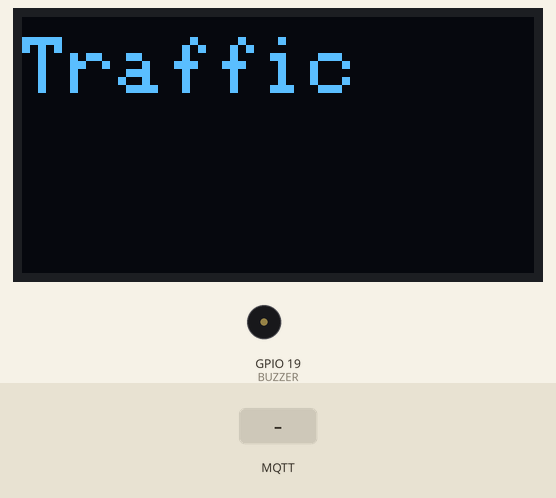
This sketch was run on a simulated ESP32. On the bench: 128×64 one-colour display, buzzer (waves = sounding, pin HIGH). The inputs (shaded band) are chosen by the test bench. WiFi joins after 1.5 s; servers stay silent unless stated; random numbers use the default seed unless the sketch sets one; no MQTT or app messages arrive unless stated; what the sketch prints to the serial monitor is not drawn.

Above: at 2.7 s.
2.8 s: MQTT message "car/alert" arrives on the first subscribed topic
At 4.7 s:
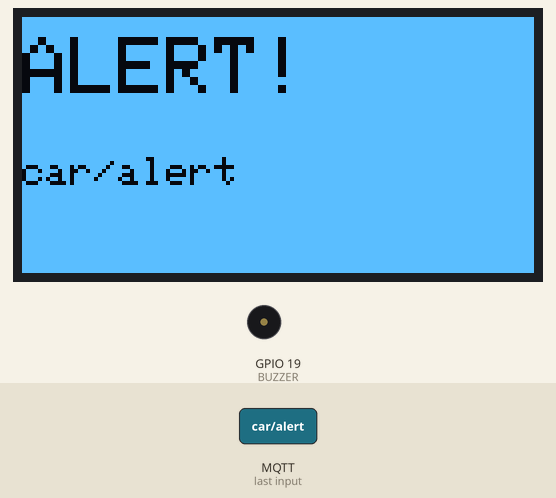
5.5 s: MQTT message "traffic/status" arrives on the first subscribed topic
At 6.8 s:
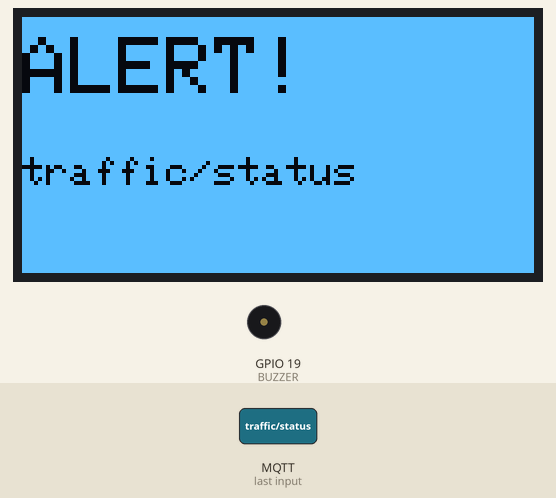
7.1 s: MQTT message "on" arrives on the first subscribed topic
At 7.8 s:
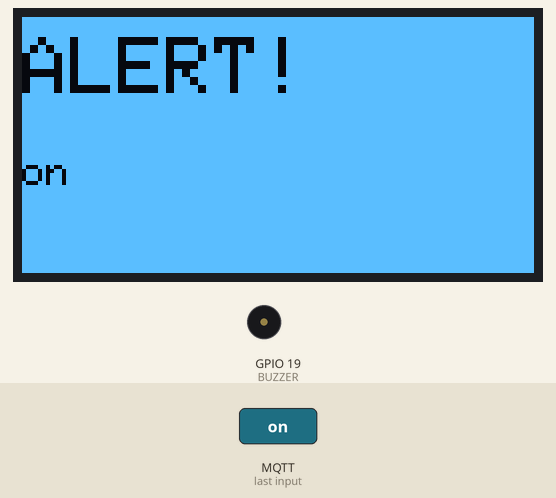
8.7 s: MQTT message "off" arrives on the first subscribed topic
At 10.0 s:
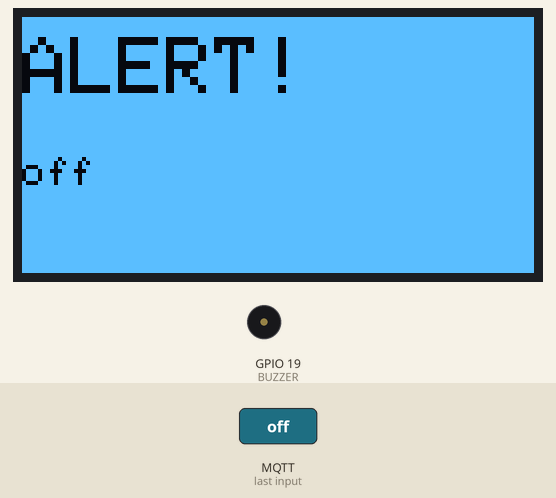
10.3 s: MQTT message "car/alert" arrives on the second subscribed topic
At 11.0 s:
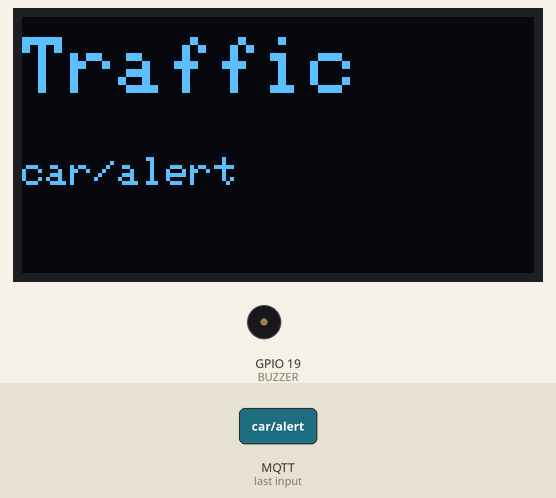
11.8 s: MQTT message "traffic/status" arrives on the second subscribed topic
At 13.2 s:
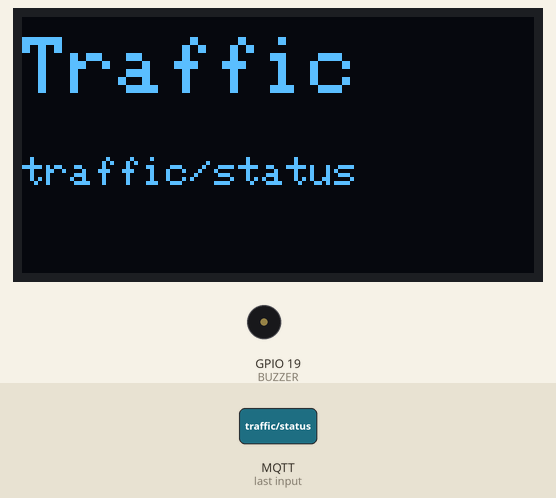
Timing chart, 0 to 14.8 s (numbered marks = the images above; inputs shaded):
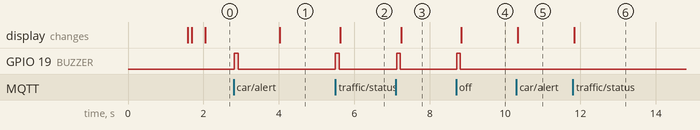

Measured:
- after the input at 2.8 s, GPIO 19 (BUZZER): LOW → HIGH at once, → LOW 0.10 s later; the display: changes after 1.2 s (image 1)
- after the input at 5.5 s, GPIO 19 (BUZZER): LOW → HIGH at once, → LOW 0.10 s later
- after the input at 7.1 s, GPIO 19 (BUZZER): LOW → HIGH at once, → LOW 0.10 s later; the display: changes after 0.15 s (image 3)
- after the input at 8.7 s, GPIO 19 (BUZZER): LOW → HIGH at once, → LOW 0.10 s later; the display: changes after 0.14 s (image 4)
- after the input at 10.3 s, the display: changes at once (image 5)

The sketch:

car_unit.ino
```cpp
#include <WiFi.h>
#include <PubSubClient.h>
#include <Wire.h>
#include <Adafruit_GFX.h>
#include <Adafruit_SSD1306.h>

// --- CONFIGURATION ---
const char* ssid = "Dhanush";
const char* password = "samsungm";
const char* mqtt_server = "broker.hivemq.com";

// --- PINS ---
#define BUZZER 19
#define SCREEN_WIDTH 128
#define SCREEN_HEIGHT 64
#define OLED_RESET -1
Adafruit_SSD1306 display(SCREEN_WIDTH, SCREEN_HEIGHT, &Wire, OLED_RESET);

WiFiClient espClient;
PubSubClient mqttClient(espClient);

// --- STATE VARIABLES ---
String lastAlertMsg = "";
String lastTrafficMsg = "";

unsigned long lastAlertTime = 0;
unsigned long lastTrafficTime = 0;

// Timeouts (How long to keep showing a message after receiving it)
const long ALERT_TIMEOUT = 2500;   // Keep alert active for 2.5s after last MQTT msg
const long TRAFFIC_TIMEOUT = 5000; // Keep traffic active for 5s after last MQTT msg

void showOLED(String title, String msg, bool invert) {
  display.clearDisplay();

  if (invert) {
    display.fillScreen(SSD1306_WHITE);
    display.setTextColor(SSD1306_BLACK);
  } else {
    display.setTextColor(SSD1306_WHITE);
  }

  display.setTextSize(2);
  display.setCursor(0, 5);
  display.println(title);

  display.setTextSize(1);
  display.setCursor(0, 35);
  display.println(msg);

  display.display();
}

void callback(char* topic, byte* payload, unsigned int length) {
  String msg = "";
  for (int i = 0; i < length; i++) msg += (char)payload[i];
  String top = String(topic);

  Serial.println("Msg: " + top + " -> " + msg);

  if (top == "car/alert") {
    lastAlertMsg = msg;
    lastAlertTime = millis();

    // Quick Buzzer Beep on every new packet to indicate urgency
    digitalWrite(BUZZER, HIGH);
    delay(100);
    digitalWrite(BUZZER, LOW);
  }
  else if (top == "traffic/status") {
    lastTrafficMsg = msg;
    lastTrafficTime = millis();
  }
}

void setup() {
  Serial.begin(115200);
  pinMode(BUZZER, OUTPUT);
  digitalWrite(BUZZER, LOW);

  if(!display.begin(SSD1306_SWITCHCAPVCC, 0x3C)) {
    Serial.println(F("SSD1306 failed"));
    for(;;);
  }
  showOLED("CAR UNIT", "Connecting...", false);

  WiFi.begin(ssid, password);
  while (WiFi.status() != WL_CONNECTED) { delay(500); Serial.print("."); }
  Serial.println("\nWiFi Connected");

  mqttClient.setServer(mqtt_server, 1883);
  mqttClient.setCallback(callback);
}

void loop() {
  if (!mqttClient.connected()) {
    showOLED("Network", "Reconnecting...", false);
    String clientId = "CarUnit_" + String(random(0xffff), HEX);
    if (mqttClient.connect(clientId.c_str())) {
      Serial.println("MQTT Connected");
      showOLED("Ready", "Safe Drive", false);
      mqttClient.subscribe("car/alert");
      mqttClient.subscribe("traffic/status");
    } else {
      delay(2000);
    }
  }
  mqttClient.loop();

  unsigned long now = millis();

  // Check which statuses are currently active
  bool isAlertActive = (now - lastAlertTime < ALERT_TIMEOUT);
  bool isTrafficActive = (now - lastTrafficTime < TRAFFIC_TIMEOUT);

  // --- DISPLAY LOGIC ---

  if (isAlertActive && isTrafficActive) {
    // Both active: Alternate every 2 seconds
    if ((now / 2000) % 2 == 0) {
       showOLED("ALERT!", lastAlertMsg, true); // Show Alert (Inverted)
    } else {
       showOLED("Traffic", lastTrafficMsg, false); // Show Traffic (Normal)
    }
  }
  else if (isAlertActive) {
    // Only Alert is active
    showOLED("ALERT!", lastAlertMsg, true);
  }
  else if (isTrafficActive) {
    // Only Traffic is active
    showOLED("Traffic", lastTrafficMsg, false);
  }
  else {
    // Neither is active -> Normal Safe Drive state
    // We only update this occasionally to prevent screen flicker
    if (now % 1000 == 0) {
      showOLED("Ready", "Safe Drive", false);
    }
  }
}
```
